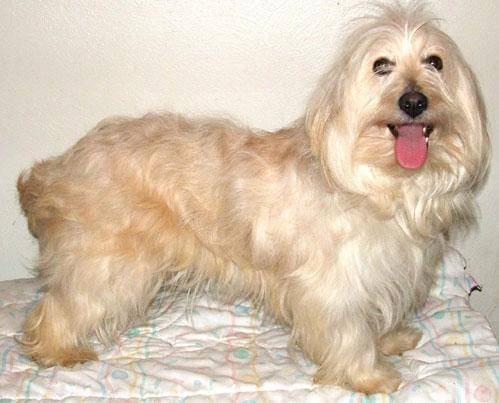
#> input picture images/dog.jpg, 499 x 403 px
$ jupyter execute filters.ipynb
#> lines starting #> are read from the running program, lines starting #| are printed output that depends on the picture
# Pemrosesan citra pada domain frekuensi

Ichwan Rizky Wahyudin (1301213434)

[cell 1]
import numpy as np
import matplotlib.pyplot as plt
from scipy import signal
from PIL import Image

### kernels untuk convolution

[cell 2]
g1 = np.array([
    [1/9, 1/9, 1/9],
    [1/9, 1/9, 1/9],
    [1/9, 1/9, 1/9]
])

g2 = np.array([
    [0, -1, 0],
    [0, 4, 0],
    [0, -1, 0]
])

g3 = np.array([
    [0, -1, 0],
    [0, 5, 0],
    [0, -1, 0]
])

### Menerapkan kernels conv ke gambar

[cell 3]
image_rgb = Image.open('../images/dog.jpg')
#> image_rgb is the input picture: PIL image 499x403 RGB; mean R, G, B 212.9, 195.7, 174.8
image_gray = image_rgb.convert('L')
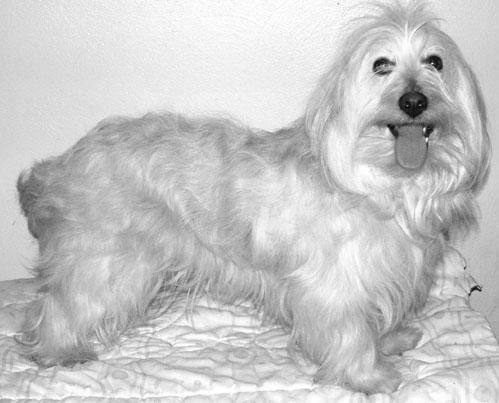
#> image_gray: PIL image 499x403 L; min 1, max 255, mean 198.4
image_gray = np.array(image_gray)

lowpass = signal.convolve2d(image_gray, g1, boundary='symm', mode='same')
highpass = signal.convolve2d(image_gray, g2, boundary='symm', mode='same')
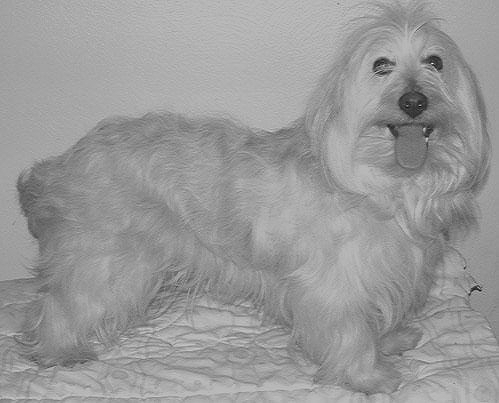
#> highpass: shape (403, 499) int64; min -156, max 761, mean 396.9; drawn with min black and max white
bandpass = signal.convolve2d(image_gray, g3, boundary='symm', mode='same')

fft_original = np.fft.fftshift(np.fft.fft2(image_gray))
fft_lowpass = np.fft.fftshift(np.fft.fft2(lowpass))
fft_highpass = np.fft.fftshift(np.fft.fft2(highpass))
fft_bandpass = np.fft.fftshift(np.fft.fft2(bandpass))

### Hasil

[cell 4]
plt.figure(figsize=(16, 12))

plt.subplot(3, 4, 1)
plt.imshow(image_gray, cmap='gray')
plt.title('Original Image')
plt.axis('off')

plt.subplot(3, 4, 2)
plt.imshow(np.log(np.abs(fft_original)), cmap='viridis')
plt.title('Original Image')
plt.axis('off')

plt.subplot(3, 4, 3)
plt.imshow(lowpass, cmap='gray')
plt.title('Lowpass Filter')
plt.axis('off')

plt.subplot(3, 4, 4)
plt.imshow(np.log(np.abs(fft_lowpass)), cmap='viridis')
plt.title('Lowpass Filter')
plt.axis('off')

plt.subplot(3, 4, 5)
plt.imshow(highpass, cmap='gray')
plt.title('Highpass Filter')
plt.axis('off')

plt.subplot(3, 4, 6)
plt.imshow(np.log(np.abs(fft_highpass)), cmap='viridis')
plt.title('Highpass Filter')
plt.axis('off')

plt.subplot(3, 4, 7)
plt.imshow(bandpass, cmap='gray')
plt.title('Bandpass Filter')
plt.axis('off')

plt.subplot(3, 4, 8)
plt.imshow(np.log(np.abs(fft_bandpass)), cmap='viridis')
plt.title('Bandpass Filter')
plt.axis('off')

plt.show()
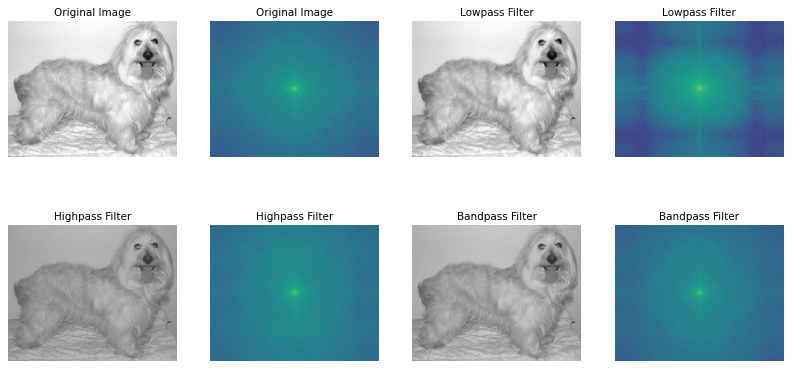
#> figure drawn by matplotlib, 8 panels
